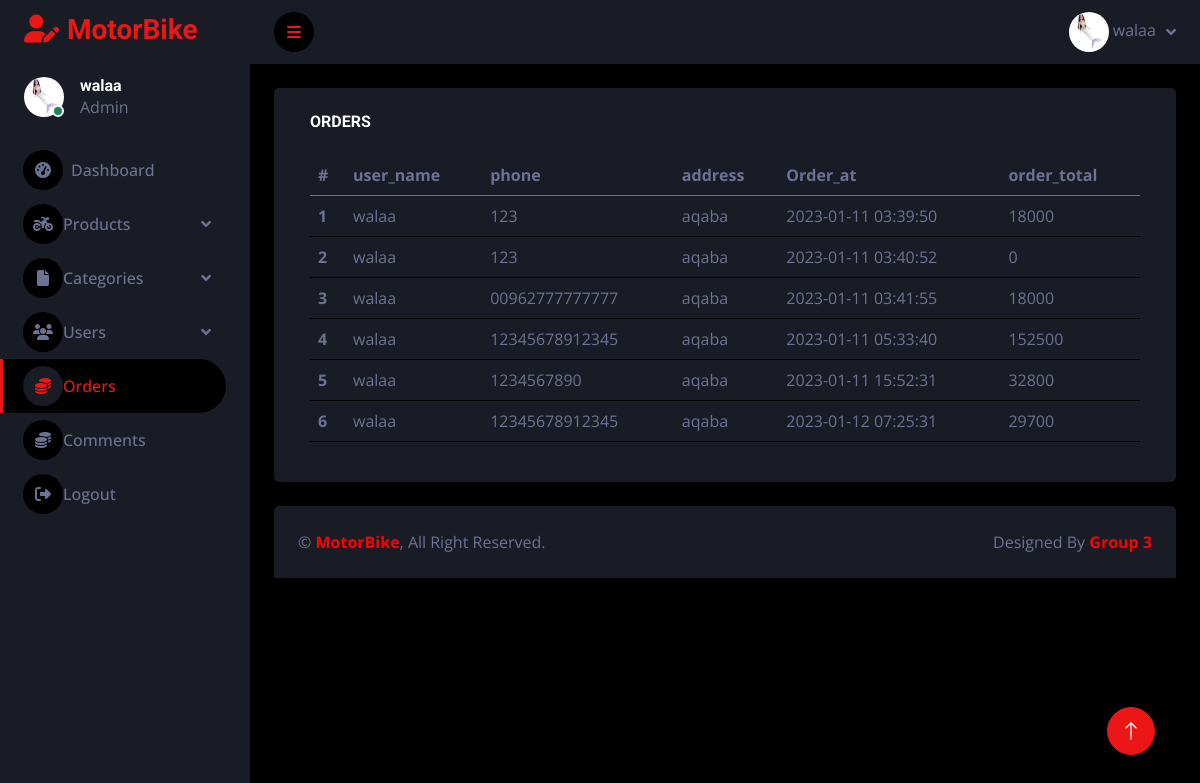
Page /admin_dashboard/order.php (signed in) on the committed database.
### tables this page shows
CREATE TABLE `orders` (
  `order_id` int(10) NOT NULL,
  `user_id` int(10) NOT NULL,
  `ordered_at` datetime NOT NULL DEFAULT current_timestamp(),
  `order_total` int(10) NOT NULL,
  `address` varchar(255) NOT NULL,
  `order_phone` varchar(255) NOT NULL
);

CREATE TABLE `users` (
  `user_id` int(10) NOT NULL,
  `user_name` varchar(255) NOT NULL,
  `phone` varchar(255) NOT NULL,
  `email` varchar(255) NOT NULL,
  `password` varchar(255) NOT NULL,
  `address` varchar(255) DEFAULT NULL,
  `pic` varchar(255) DEFAULT NULL,
  `create_at` date NOT NULL DEFAULT current_timestamp(),
  `last_login` datetime DEFAULT NULL,
  `is_admin` tinyint(1) DEFAULT 0,
  `is_deleted` int(1) DEFAULT 0
);

### admin_dashboard/order.php (the view, shortened to what this page needs)
<!DOCTYPE html>
<html lang="en">
<head>
    <link rel="stylesheet" href="https://cdnjs.cloudflare.com/ajax/libs/font-awesome/6.2.1/css/all.min.css" />
    <?php include('./include/include_head.php');?>
    <div class="container-fluid pt-4 px-4">
        <div class="row bg-secondary rounded justify-content-center mx-0">
        <div class="col-12">
            <div class="bg-secondary rounded h-100 p-4">
                <h6 class="mb-4">ORDERS</h6>
                <div class="table-responsive">
                <table class="table">
                    <thead>
                        <tr>
                            <th scope="col">#</th>
                            <th scope="col">user_name</th>
                            <th scope="col">phone</th>
                            <th scope="col">address</th>
                            <th scope="col">Order_at</th>
                            <th scope="col">order_total</th>
                        </tr>
                    </thead>
                    <tbody>
                            <?php
                            include ("./config.php");
                            $i = 1;
                            $html = "";
                                $user_with_order = "SELECT *
                                FROM orders
                                                    INNER JOIN users WHERE orders.user_id = users.user_id";
                                $new_data = $conn->query($user_with_order);
                                foreach ($new_data as $user){
                                $e_id = $user['user_name'];
                                $e_phone = $user['order_phone'];
                                $e_address = $user['address'];
                                $ordered_at = $user['ordered_at'];
                                $order_total = $user['order_total'];
                                $html .= "<tr><th scope='row'>$i</th>";
                                $html .= "<td>$e_id</td>";
                                $html .= "<td>$e_phone</td>";
                                $html .= "<td>$e_address</td>";
                                $html .= "<td>$ordered_at</td>";
                                $html .= "<td>$order_total</td>";
                                $html .= "</tr>";
                                $i++;
                            }
                            echo $html;
                            ?>
                        </tbody>
                    </table>
                </div>
            </div>
        </div>
    </div>
</div>
<?php include('./include/include_footer.php');?>

### admin_dashboard/css/style.css (style rules this page uses)
:root { --primary: #EB1616; --secondary: #191C24; --light: #6C7293; --dark: #000000; }

### rows in the picture
orders: user.user_name "walaa", order_phone "123", user.address "aqaba", ordered_at "2023-01-11 03:39:50", order_total "18000"
orders: user.user_name "walaa", order_phone "123", user.address "aqaba", ordered_at "2023-01-11 03:40:52", order_total "0"
orders: user.user_name "walaa", order_phone "00962777777777", user.address "aqaba", ordered_at "2023-01-11 03:41:55", order_total "18000"
orders: user.user_name "walaa", order_phone "12345678912345", user.address "aqaba", ordered_at "2023-01-11 05:33:40", order_total "152500"
orders: user.user_name "walaa", order_phone "1234567890", user.address "aqaba", ordered_at "2023-01-11 15:52:31", order_total "32800"
orders: user.user_name "walaa", order_phone "12345678912345", user.address "aqaba", ordered_at "2023-01-12 07:25:31", order_total "29700"

### other values in the picture
$_SESSION["user_name"] "walaa"
